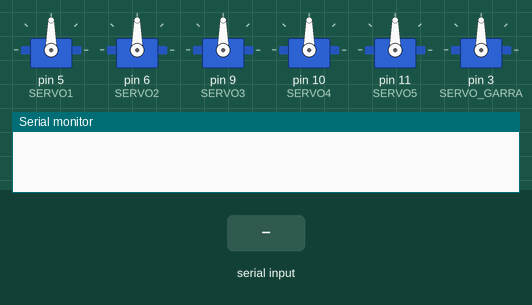
Bench run of a sketch on a simulated Arduino Uno, built with avr-gcc and run on an emulated ATmega328P. Parts: 6 × servo, the last lines printed to the serial monitor. The inputs (shaded band) are chosen by the test bench.

Above: at 1.2 s.
1.3 s: "r" received over Serial
At 2.5 s:
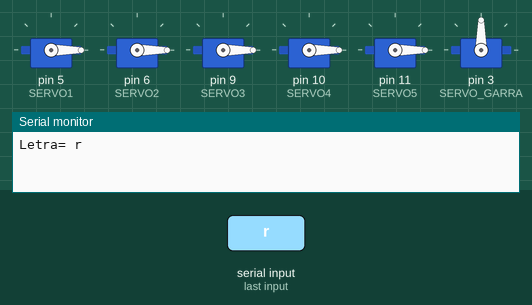
2.8 s: "i" received over Serial
At 3.8 s:
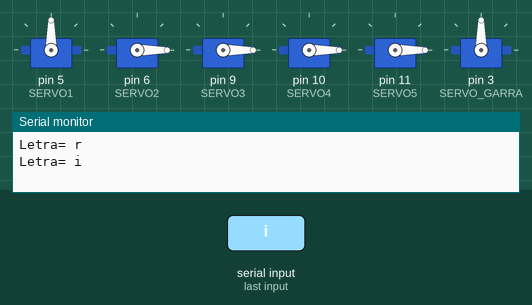
7.3 s: "s" received over Serial
At 8.4 s:
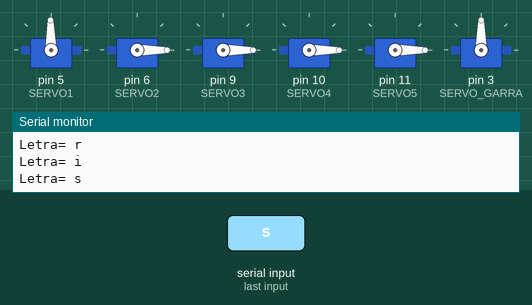
Timing chart, 0 to 9.8 s (numbered marks = the images above; inputs shaded):
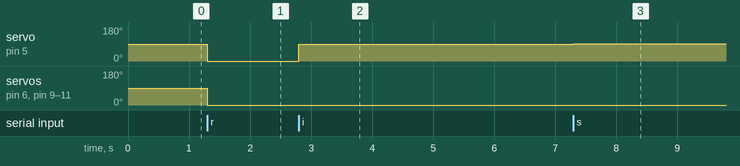

The sketch:

PRUEBA_2.ino
```cpp
#include <Servo.h> //Librería para controlar los servos

//Defines para cambiar los pines de los servos facilmente
#define SERVO1 5
#define SERVO2 6
#define SERVO3 9
#define SERVO4 10
#define SERVO5 11 //¿QUÉ PUERTO ES?
#define SERVO_GARRA 3

// Definición de las barras de nuestro manipulador
#define L0 0.11
#define L1 0
#define L2 0.105
#define L3 0.133
#define L4 0.05
#define GARRA 0.127

//Offsets del brazo
#define OFFSET1
#define OFFSET2
#define OFFSET3
#define OFFSET4
#define OFFSET5

#define t_grado 7.1428  //Tiempo que tarda un servo en moverse un grado (ms)

//Declaramos los servos
Servo servo1;
Servo servo2;
Servo servo3;
Servo servo4;
Servo servo5;
Servo servo_garra;

//Declarar las dos posiciones de prueba
 float POS1[] = {0.2,0.2,0.2};
 float POS2[] = {4,5,7};

//Vectores de posiciones
float pos[10];
float q[10];

//Bandera para comunicacion con BT
bool flag=true;

//Estado de la FSM del main
int estado=1;

//Para calcular el tiempo de movimiento
float q_ant[10];

char letra; //Para la prueba de la garra


void mueve_robot(float q[])
{
  int i,j,l;  //Contador para el bucle
  float q_max=0.;  //Maximo angulo girado para llegar al punto
  unsigned int tiempo;  //Tiempo estimado en el que se alcanza el punto
  //Restringimos y mapeamos
  for(i=0;i<4;i++)
  {
    q[i]=constrain(q[i],0,180);
    q_max=max(abs(q[i]-q_ant[i]),q_max); //Se coge el angulo maximo que se va a girar para ese punto

  }
  for(j=0;j<4;j++)
  {
    q_ant[j]=q[j];  //Guardamos el valor anterior para calcular el angulo recorrido
    q[i]=map(q[i],0,180,0,255);
  }
  tiempo=(q_max*t_grado)*1.1;

  //Movemos los servos
  servo1.write(q[0]);
  servo2.write(q[1]);
  servo3.write(q[2]);
  servo4.write(q[3]);
  servo5.write(q[4]);

  //delay(tiempo);  //Hay que comprobar si la funcion write espera a que llegue a la posicion o no. IMPORTANTE
}

void MCI ( float POS[])  // Función que emula el modelo cinemático inverso del manipulador
{
  float x, y, z, d, r, alpha, beta, gamma, q1, q2, q3, q4, q5; // Definición de las variables necesarias
  x = POS[0]; y = POS[1]; z = POS[2]-L0;            // Archivo el vector de inicio en las variables correspondientes
  r = sqrt(pow(x,2)+pow(y,2))-L1;                         // Cálculo  de la distancia reflejada en el plano XY
  d = sqrt(pow(r,2)+pow(z,2));                // Cálculo la distancia en línea recta desde la base hasta el extremo del posicionador

  alpha = atan(z/fabs(r));       // Ángulo auxiliar alpha
  beta = atan(fabs(sqrt(fabs(4*pow(L2,2)*pow(d,2)-pow(pow(L2,2)+pow(d,2)-pow(L3,2),2)))/(pow(L2,2)+pow(d,2)-pow(L3,2)))); // Ángulo auxiliar beta
  gamma = atan(fabs(sqrt(fabs(4*pow(L2,2)*pow(L3,2)-pow(pow(L2,2)+pow(L3,2)-pow(d,2),2)))/(pow(L2,2)+pow(L3,2)-pow(d,2)))); // Ángulo auxiliar gamma
  q2 = alpha + beta;                  // Articulación 2
  q3 = gamma + PI;                         // Articulación 3
  q1 = atan((y/(L3*cos(q2 + q3) + L2*cos(q2)))/(x/(L3*cos(q2 + q3) + L2*cos(q2)))); // Articulación 1, que depende de las anteriores
  q4 = PI/2 - q2 - q3; // Articulción 4 que controla la rotación respecto al eje perpendicular a la garra en la sujeción (mantenemos en horizontal)
  q5 = 0; //Articulación 5 (Mantanemos sin inclinar respecto al eje longitudinal de la garra)
  q[0] = q1; q[1] = q2; q[2] = q3; q[3] = q4; q[4] = q5;    // Exportamos las articulaciones en un vector q[], declarado globalmente
}

void recibe_BT()
{
  int aux;
  pos[0]=Serial.read();  //X
  while(!Serial.available())
    delay(1);
  pos[1]=Serial.read();  //Y
  while(!Serial.available())
    delay(1);
  aux=Serial.read();  //Z
  if(aux==1. || aux==0.)  //En realidad z es booleano, esta linea es un filtro de ruido
    pos[2]=aux;
}


void abre_garra()
{
  int valor=45;
  valor=map(valor,0,180,0,255);
  servo_garra.write(valor);
}

void cierra_garra()
{
  int valor=60;
  valor=map(valor,0,180,0,255);
  servo_garra.write(valor);
}


void setup() {
  // put your setup code here, to run once:
  servo1.attach(SERVO1);
  servo2.attach(SERVO2);
  servo3.attach(SERVO3);
  servo4.attach(SERVO4);
  servo5.attach(SERVO5);
  servo_garra.attach(SERVO_GARRA);
  Serial.begin(9600);
}
//
void loop() {
 /*q[0]=0;
 mueve_robot(q);*/

 if(Serial.available())
 {
  letra=Serial.read();
  Serial.print("Letra= ");
  Serial.println(letra);
  if(letra=='r'){
    q[0]--;
    mueve_robot(q);
  }
  if(letra=='s'){
    q[0]++;
    mueve_robot(q);
  }
  if(letra=='i')
  {
    q[0]=90;
    mueve_robot(q);
  }
  if(letra=='m'){
    Serial.print("Angulo: ");
    Serial.println(q[0]);
 }
 }
 /*abre_garra();
 delay(3000);
 cierra_garra();
 delay(3000);*/
}
```

Measured:
- after the input at 1.3 s, servo on pin 5 (SERVO1), servo on pin 6 (SERVO2), servo on pin 9 (SERVO3), servo on pin 10 (SERVO4), servo on pin 11 (SERVO5): 90° → 0° at once
- after the input at 2.8 s, servo on pin 5 (SERVO1): 0° → 90° at once
- after the input at 7.3 s, servo on pin 5 (SERVO1): 90° → 91° at once
